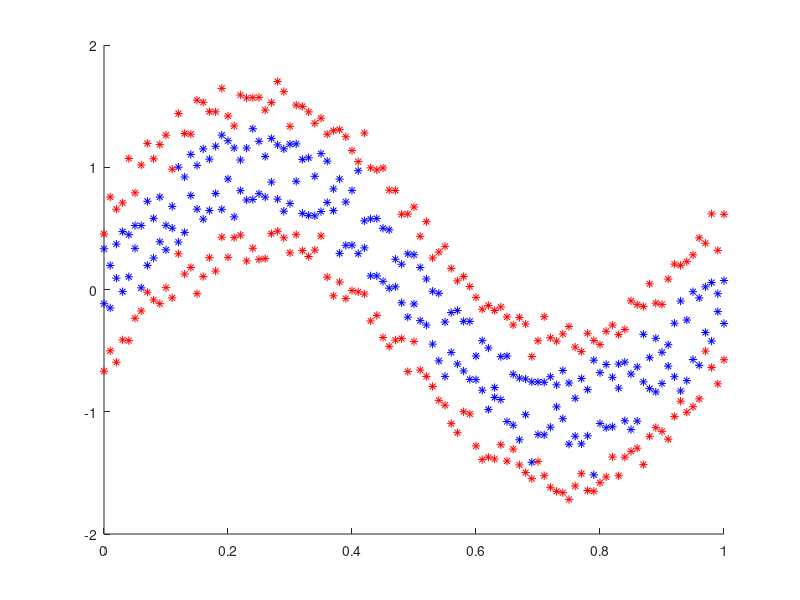

Here is the MATLAB script that generated this plot: (Note: this script raises an error after producing the figure.)
%BackPropogation Algorithm for training neural networks

%% Train with MNIST Data
%Ready the data
load mnist_49_3000
[d,n] = size(x);

m = 2000;
X_train = x(:,1:2000);
Y_train = y(1:2000);


X_test = x(:,2001:3000);
Y_test = y(2001:3000);

%Inputs and Outputs
ip = X_train;
op = Y_train;

%% Train with sin data
t1(1,:) = 0:0.01:1;
t1(2,:) = 0:0.01:1;
t1(3,:) = 0:0.01:1;
t1(4,:) = 0:0.01:1;

% Train data
x1(1,:) = sin(2*pi*t1(1,:)) + (0.1*randn(1,length(t1)) + 0.2);
x1(2,:) = sin(2*pi*t1(1,:)) + (0.1*randn(1,length(t1)) - 0.2);
x1(3,:) = sin(2*pi*t1(1,:)) + (0.1*randn(1,length(t1)) + 0.6);
x1(4,:) = sin(2*pi*t1(1,:)) + (0.1*randn(1,length(t1)) - 0.6);

X_train = [x1(1,:), x1(2,:), x1(3,:), x1(4,:);
            t1(1,:), t1(2,:), t1(3,:), t1(4,:)];
Y_train = [ones(1,length(t1(1,:))*2) zeros(1,length(t1(1,:))*2)];

%Test Data
x1(1,:) = sin(2*pi*t1(1,:)) + (0.1*randn(1,length(t1)) + 0.2);
x1(2,:) = sin(2*pi*t1(1,:)) + (0.1*randn(1,length(t1)) - 0.2);
x1(3,:) = sin(2*pi*t1(1,:)) + (0.1*randn(1,length(t1)) + 0.6);
x1(4,:) = sin(2*pi*t1(1,:)) + (0.1*randn(1,length(t1)) - 0.6);

X_test = [x1(1,:), x1(2,:), x1(3,:), x1(4,:);
            t1(1,:), t1(2,:), t1(3,:), t1(4,:)];
Y_test = [ones(1,length(t1(1,:))*2) zeros(1,length(t1(1,:))*2)];

%Visualize the data
figure(1); hold on;
plot(X_train(2,1:202),X_train(1,1:202),'*b');
plot(X_train(2,203:end),X_train(1,203:end),'*r');

[d m] = size(X_train);

ip = X_train;
op = Y_train;

%%
%Define the neural network
n_ip = d;                       %Number of input features
n_op = 1;                       %Number of op layers
n_l = 5;                        %Number of layers including ip and op layer
n_nodes = [n_ip 5 5 5 n_op];    %Number of nodes per layer

alpha = 0.1;            %Learning rate (or) gradient descent step size
lambda = 0.0;           %Regularization constant

NN{1} = n_ip;
NN{2} = n_op;
NN{3} = n_l;
NN{4} = n_nodes;

%% Initialise the neural network

%initiailse the weights
W = cell(1,n_l-1);
b = cell(1,n_l-1);
for i = 1:n_l-1
    W{i} = (rand(n_nodes(i+1),n_nodes(i)) - 0.5 ) / 50;    %small random value 
    b{i} = (zeros(n_nodes(i+1),1) - 0.5 ) / 50;
end

% Sigmoid and its differencial
sig = @(k) (1./(1+exp(-k)));
d_sig = @(k) (sig(k).*(1-sig(k)));


gamma = cell(1,n_l); % Range from 2:n_l
 


iter = 0;
while(1) %Loop till convergence
    %Gradient Descent
    iter = iter+1;
    %Initialise tmp gradients
    d_W = cell(1,n_l-1);
    d_b = cell(1,n_l-1);
    for l = 1:n_l-1
        d_W{l} = zeros(size(W{l}));
        d_b{l} = zeros(size(b{l}));
    end
    
    % Do a forward pass for each data points and backpropogate to find
    % gradients
    for i = 1:m
        [a, z] = forward_pass(W,b,ip(:,i),NN);
        [d_W_tmp d_b_tmp] = backpropagate(W, b, ip(:,i), op(i), NN, a, z, sig, d_sig);
        for l = 1:n_l-1
            d_W{l} = d_W{l} + d_W_tmp{l};
            d_b{l} = d_b{l} + d_b_tmp{l};
        end
    end
    
    %Update the wieghts 
    for l = 1:n_l-1
        W{l} = W{l} - alpha*(d_W{l}./m + lambda*W{l});
        b{l} = b{l} - alpha*(d_b{l}./m);
    end
    
    %Check the training error in each step and see if it decreases 
    Y_predict = zeros(1,length(Y_test));
    for i = 1:length(Y_test)
        [a1, z1] = forward_pass(W,b,X_test(:,i),NN);
        Y_predict(i) = ((sign(a1{n_l} - 0.5)/2)) + 0.5;
    end
    training_error = sum(Y_test ~= Y_predict)/length(Y_test)*100

    %Need to implement stopping criterion
    if(iter == 200)
        break;
    end
end

%%

Y_predict = zeros(1,length(Y_test));
for i = 1:404
    [a, z] = forward_pass(W,b,X_test(:,i),NN);
    Y_predict(i) = sign(a{n_l});
end

training_error = sum(Y_test ~= Y_predict)/404*100

